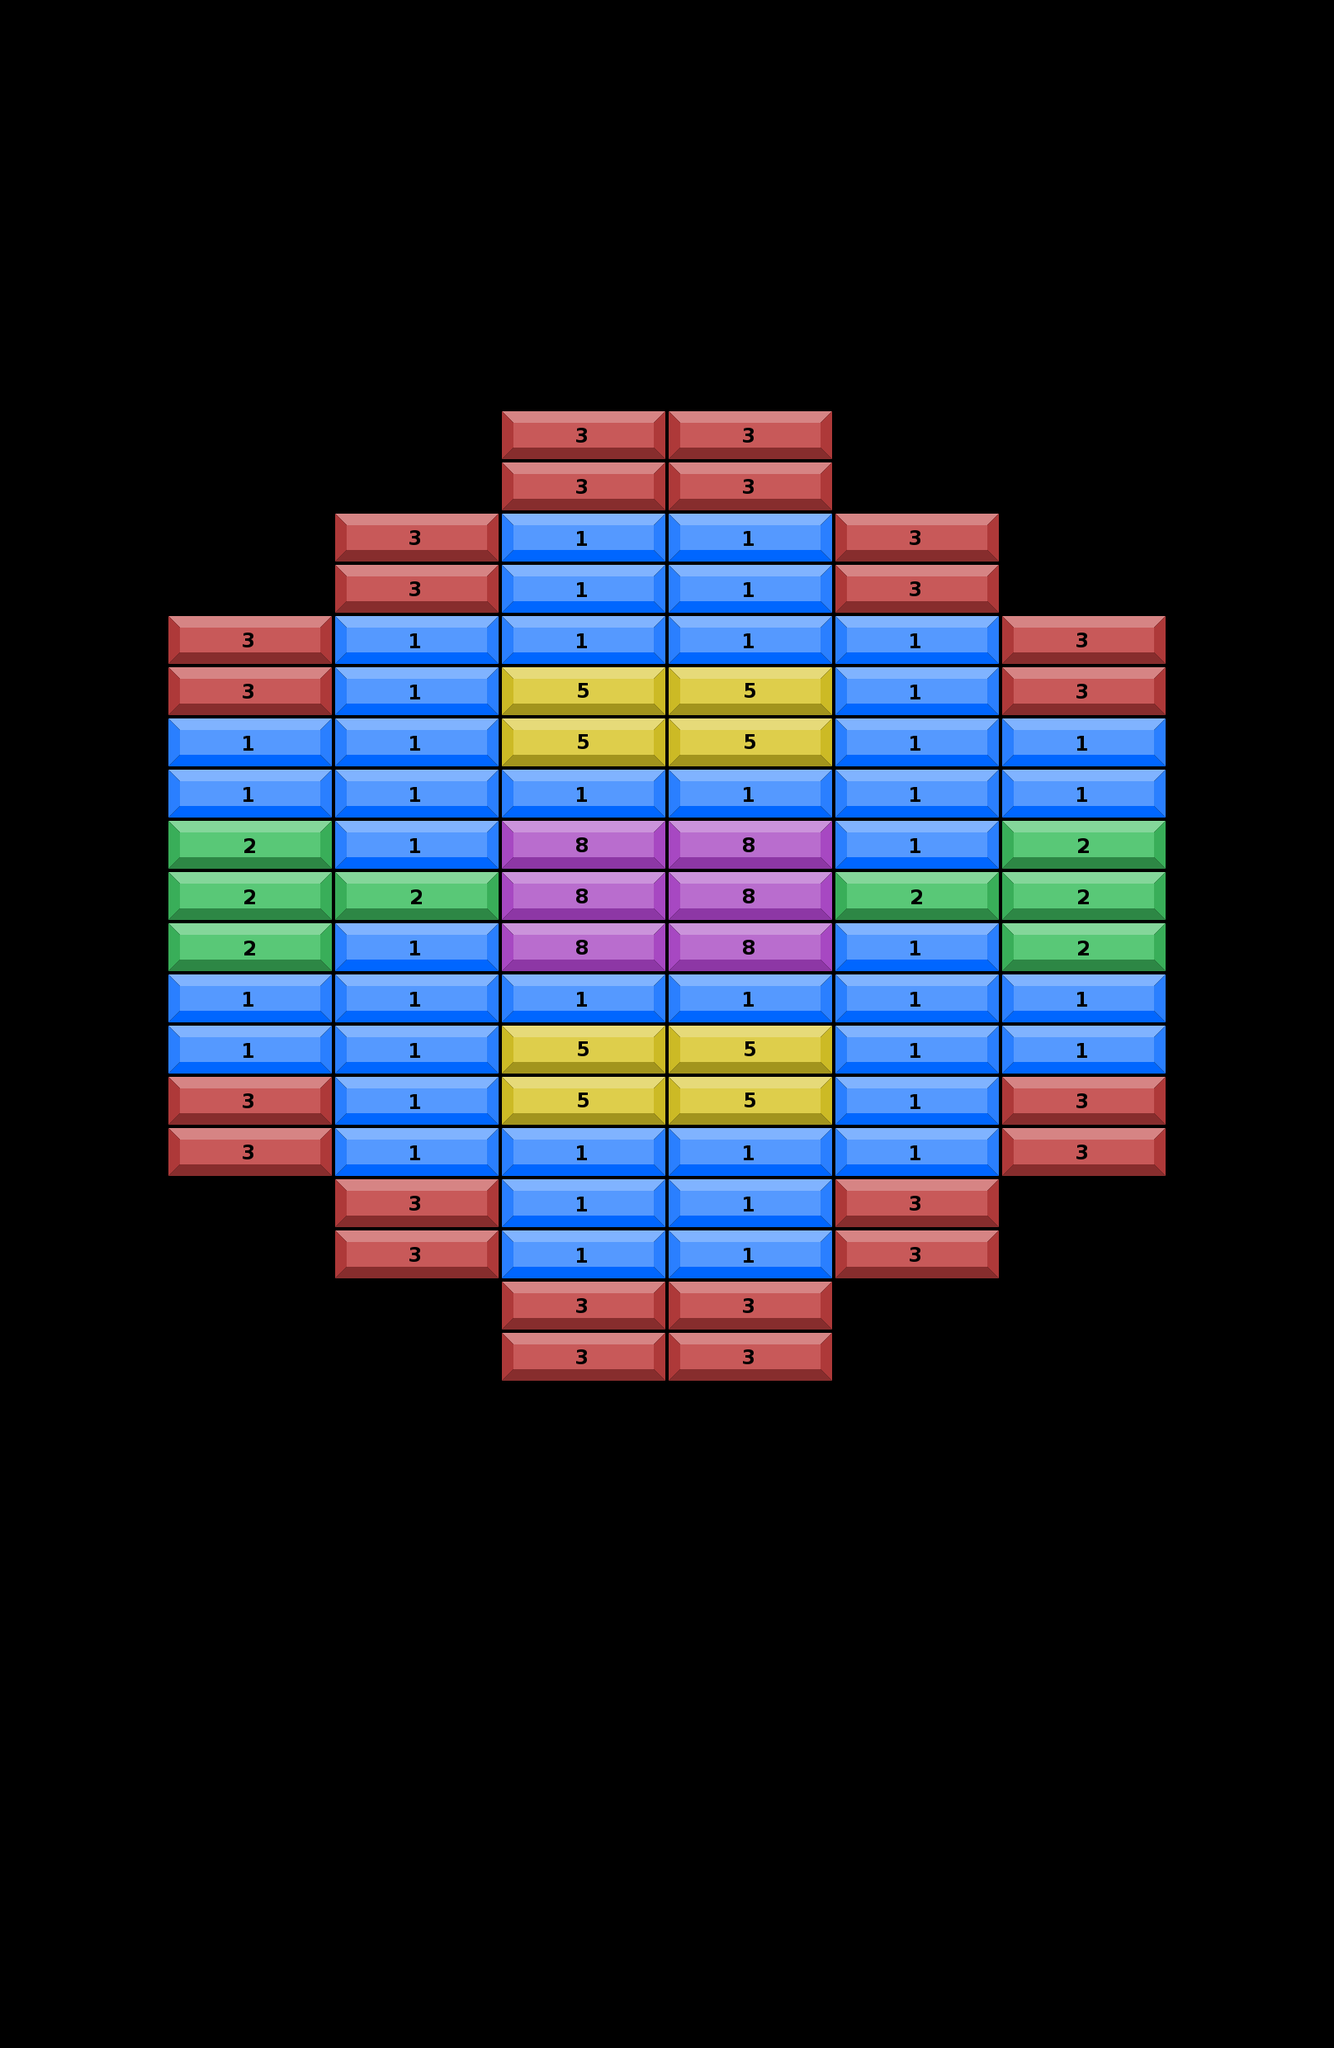

Tiled map render using the project's own tile images. Description and the whole map definition, tile-layer contents included, below:
An orthogonal 8x40 tile map with 202x62 px tiles, 2 tile layers (obstacles layer, grids layer).

<map version="1.5" tiledversion="1.7.2" orientation="orthogonal" renderorder="right-down" width="8" height="40" tilewidth="202" tileheight="62" infinite="0" nextlayerid="3" nextobjectid="1">
 <tileset firstgid="1" source="bricks.tsx" />
 <layer id="3" name="obstacles layer" width="8" height="40">
  <data encoding="csv">
0,0,0,0,0,0,0,0,
0,0,0,0,0,0,0,0,
0,0,0,0,0,0,0,0,
0,0,0,0,0,0,0,0,
0,0,0,0,0,0,0,0,
0,0,0,0,0,0,0,0,
0,0,0,0,0,0,0,0,
0,0,0,0,0,0,0,0,
0,0,0,0,0,0,0,0,
0,0,0,0,0,0,0,0,
0,0,0,0,0,0,0,0,
0,0,0,0,0,0,0,0,
0,0,0,0,0,0,0,0,
0,0,0,0,0,0,0,0,
0,0,0,0,0,0,0,0,
0,0,0,0,0,0,0,0,
0,0,0,0,0,0,0,0,
0,0,0,0,0,0,0,0,
0,0,0,0,0,0,0,0,
0,0,0,0,0,0,0,0,
0,0,0,0,0,0,0,0,
0,0,0,0,0,0,0,0,
0,0,0,0,0,0,0,0,
0,0,0,0,0,0,0,0,
0,0,0,0,0,0,0,0,
0,0,0,0,0,0,0,0,
0,0,0,0,0,0,0,0,
0,0,0,0,0,0,0,0,
0,0,0,0,0,0,0,0,
0,0,0,0,0,0,0,0,
0,0,0,0,0,0,0,0,
0,0,0,0,0,0,0,0,
0,0,0,0,0,0,0,0,
0,0,0,0,0,0,0,0,
0,0,0,0,0,0,0,0,
0,0,0,0,0,0,0,0,
0,0,0,0,0,0,0,0,
0,0,0,0,0,0,0,0,
0,0,0,0,0,0,0,0,
0,0,0,0,0,0,0,0
</data>
 </layer>
 <layer id="1" name="grids layer" width="8" height="40">
  <data encoding="csv">
0,0,0,0,0,0,0,0,
0,0,0,0,0,0,0,0,
0,0,0,0,0,0,0,0,
0,0,0,0,0,0,0,0,
0,0,0,0,0,0,0,0,
0,0,0,0,0,0,0,0,
0,0,0,0,0,0,0,0,
0,0,0,0,0,0,0,0,
0,0,0,3,3,0,0,0,
0,0,0,3,3,0,0,0,
0,0,3,1,1,3,0,0,
0,0,3,1,1,3,0,0,
0,3,1,1,1,1,3,0,
0,3,1,5,5,1,3,0,
0,1,1,5,5,1,1,0,
0,1,1,1,1,1,1,0,
0,2,1,8,8,1,2,0,
0,2,2,8,8,2,2,0,
0,2,1,8,8,1,2,0,
0,1,1,1,1,1,1,0,
0,1,1,5,5,1,1,0,
0,3,1,5,5,1,3,0,
0,3,1,1,1,1,3,0,
0,0,3,1,1,3,0,0,
0,0,3,1,1,3,0,0,
0,0,0,3,3,0,0,0,
0,0,0,3,3,0,0,0,
0,0,0,0,0,0,0,0,
0,0,0,0,0,0,0,0,
0,0,0,0,0,0,0,0,
0,0,0,0,0,0,0,0,
0,0,0,0,0,0,0,0,
0,0,0,0,0,0,0,0,
0,0,0,0,0,0,0,0,
0,0,0,0,0,0,0,0,
0,0,0,0,0,0,0,0,
0,0,0,0,0,0,0,0,
0,0,0,0,0,0,0,0,
0,0,0,0,0,0,0,0,
0,0,0,0,0,0,0,0
</data>
 </layer>
 <objectgroup id="4" name="collision" />
</map>
